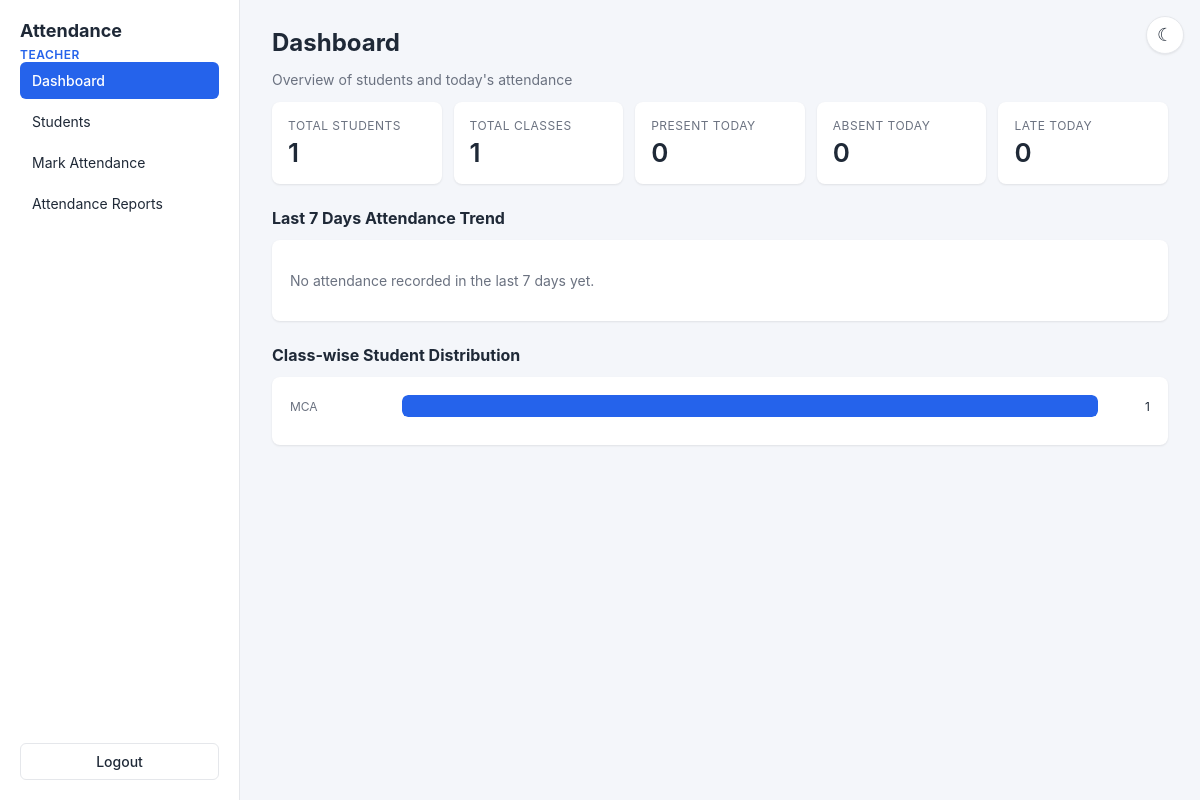
Page /dashboard (signed in) on the committed database.
### tables this page shows
CREATE TABLE students (
                id INTEGER PRIMARY KEY AUTOINCREMENT,
                roll_no TEXT NOT NULL UNIQUE,
                name TEXT NOT NULL,
                class_name TEXT NOT NULL,
                section TEXT,
                gender TEXT,
                date_of_birth TEXT,
                email TEXT,
                phone TEXT,
                guardian_name TEXT,
                address TEXT,
                pin TEXT,
                created_at TEXT DEFAULT CURRENT_TIMESTAMP
            );

### app.py (the view)
@app.route("/dashboard")
def dashboard():
    redir = require_teacher()
    if redir:
        return redir
    db = get_db()
    total_students = db.execute("SELECT COUNT(*) c FROM students").fetchone()["c"]
    total_classes = db.execute("SELECT COUNT(DISTINCT class_name) c FROM students").fetchone()["c"]
    today = today_iso()
    counts = db.execute(
        """SELECT
              SUM(CASE WHEN status='Present' THEN 1 ELSE 0 END) p,
              SUM(CASE WHEN status='Absent' THEN 1 ELSE 0 END) a,
              SUM(CASE WHEN status='Late' THEN 1 ELSE 0 END) l
           FROM attendance WHERE date=?""",
        (today,),
    ).fetchone()
    present_today = counts["p"] or 0
    absent_today = counts["a"] or 0
    late_today = counts["l"] or 0
    start = days_ago_iso(6)
    trend_rows = db.execute(
        """SELECT date,
                  SUM(CASE WHEN status='Present' THEN 1 ELSE 0 END) p,
                  SUM(CASE WHEN status='Absent' THEN 1 ELSE 0 END) a,
                  SUM(CASE WHEN status='Late' THEN 1 ELSE 0 END) l
           FROM attendance WHERE date BETWEEN ? AND ?
           GROUP BY date ORDER BY date""",
        (start, today),
    ).fetchall()
    trend_map = {r["date"]: r for r in trend_rows}
    days = []
    for i in range(6, -1, -1):
        d = (date.today() - timedelta(days=i)).isoformat()
        r = trend_map.get(d)
        p = (r["p"] if r else 0) or 0
        a = (r["a"] if r else 0) or 0
        l = (r["l"] if r else 0) or 0
        days.append({"date": d, "present": p, "absent": a, "late": l, "total": p + a + l})
    trend_max = max([d["total"] for d in days] + [1])
    dist_rows = db.execute(
        "SELECT class_name, COUNT(*) c FROM students GROUP BY class_name ORDER BY class_name"
    ).fetchall()
    dist = [{"class_name": r["class_name"], "count": r["c"]} for r in dist_rows]
    dist_max = max([d["count"] for d in dist] + [1])
    return render_template(
        "dashboard.html",
        total_students=total_students,
        total_classes=total_classes,
        present_today=present_today,
        absent_today=absent_today,
        late_today=late_today,
        days=days,
        trend_max=trend_max,
        dist=dist,
        dist_max=dist_max,
    )

### app.py (called while the page is built)
def get_db():
    if "db" not in g:
        g.db = sqlite3.connect(DB_PATH)
        g.db.row_factory = sqlite3.Row
        g.db.execute("PRAGMA foreign_keys = ON")
    return g.db

def today_iso():
    return date.today().isoformat()

def days_ago_iso(n):
    return (date.today() - timedelta(days=n)).isoformat()

def require_teacher():
    if session.get("role") != "teacher":
        return redirect(url_for("login"))
    return None

@app.context_processor
def inject_user():
    student = None
    if session.get("role") == "student" and session.get("student_id"):
        student = fetch_student_by_id(session["student_id"])
    return {"current_role": session.get("role"), "current_student": student}

### templates/dashboard.html (shortened to what this page needs)
{% extends "_shell.html" %}
{% set active_page = 'dashboard' %}
{% block content %}
<h1>Dashboard</h1>
<p class="muted">Overview of students and today's attendance</p>
<div class="metrics">
  <div class="metric"><span class="metric-label">Total Students</span><span class="metric-value">{{ total_students }}</span></div>
  <div class="metric"><span class="metric-label">Total Classes</span><span class="metric-value">{{ total_classes }}</span></div>
  <div class="metric"><span class="metric-label">Present Today</span><span class="metric-value">{{ present_today }}</span></div>
  <div class="metric"><span class="metric-label">Absent Today</span><span class="metric-value">{{ absent_today }}</span></div>
  <div class="metric"><span class="metric-label">Late Today</span><span class="metric-value">{{ late_today }}</span></div>
</div>
<h2>Last 7 Days Attendance Trend</h2>
<div class="chart">
  {% set has_trend = days|selectattr('total','gt',0)|list|length > 0 %}
  {% if not has_trend %}
    <p class="muted">No attendance recorded in the last 7 days yet.</p>
  {% endif %}
</div>
<h2>Class-wise Student Distribution</h2>
<div class="chart">
  {% if not dist %}
    <p class="muted">No students added yet. Add students from the Students page.</p>
  {% else %}
    {% for d in dist %}
      <div class="bar-row">
        <div class="bar-label">{{ d.class_name }}</div>
        <div class="bar-track"><div class="bar-fill" style="width: {{ (d.count / dist_max * 100)|round(1) }}%"></div></div>
        <div class="bar-value">{{ d.count }}</div>
      </div>
    {% endfor %}
  {% endif %}
</div>
{% endblock %}

### static/styles.css (style rules this page uses)
:root { --bg: #f4f6fa; --surface: #ffffff; --surface-2: #f4f6fa; --text: #1f2937; --muted: #6b7280; --border: #e5e7eb; --input-bg: #ffffff; --row-hover: #fafbfc; --primary: #2563eb; --primary-hover: #1d4ed8; --success: #16a34a; --warn: #f59e0b; --danger: #dc2626; --flash-error-bg: #fef2f2; --flash-error-border: #fecaca; --flash-success-bg: #f0fdf4; --flash-success-border: #bbf7d0; --shadow: 0 1px 3px rgba(0,0,0,.05), 0 1px 2px rgba(0,0,0,.04); }
html { color-scheme: light; }
* { box-sizing: border-box; }
html, body { height: 100%; }
body { margin: 0; font-family: -apple-system, BlinkMacSystemFont, "Segoe UI", Roboto, sans-serif; font-size: 14px; color: var(--text); background: var(--bg); }
.muted { color: var(--muted); }
.main h1 { margin: 0 0 4px; font-size: 24px; }
.main h2 { margin: 24px 0 12px; font-size: 16px; }
.metrics { display: grid; grid-template-columns: repeat(auto-fit, minmax(140px, 1fr)); gap: 12px; margin: 12px 0 24px; }
.metric { background: var(--surface); border-radius: 8px; box-shadow: var(--shadow); padding: 16px; display: flex; flex-direction: column; gap: 4px; }
.metric-label { font-size: 12px; color: var(--muted); text-transform: uppercase; letter-spacing: .5px; }
.metric-value { font-size: 26px; font-weight: 600; color: var(--text); }
.chart { background: var(--surface); border-radius: 8px; box-shadow: var(--shadow); padding: 18px; margin-bottom: 16px; }
.bar-row { display: flex; align-items: center; gap: 12px; margin-bottom: 10px; }
.bar-label { width: 100px; font-size: 12px; color: var(--muted); }
.bar-track { flex: 1; background: var(--surface-2); border-radius: 6px; height: 22px; overflow: hidden; }
.bar-fill { background: var(--primary); height: 100%; border-radius: 6px; }
.bar-value { width: 40px; font-size: 12px; color: var(--text); text-align: right; }

### rows in the picture
students: class_name "MCA", {{ (d.count / dist_max * 100)|round(1) }} 100.0 (drawn), count "1"

### other values in the picture
{{ 'Teacher' if current_role == 'teacher' else 'Student' }} "TEACHER"
{{ total_students }} "1"
{{ total_classes }} "1"
{{ present_today }} "0"
{{ absent_today }} "0"
{{ late_today }} "0"
